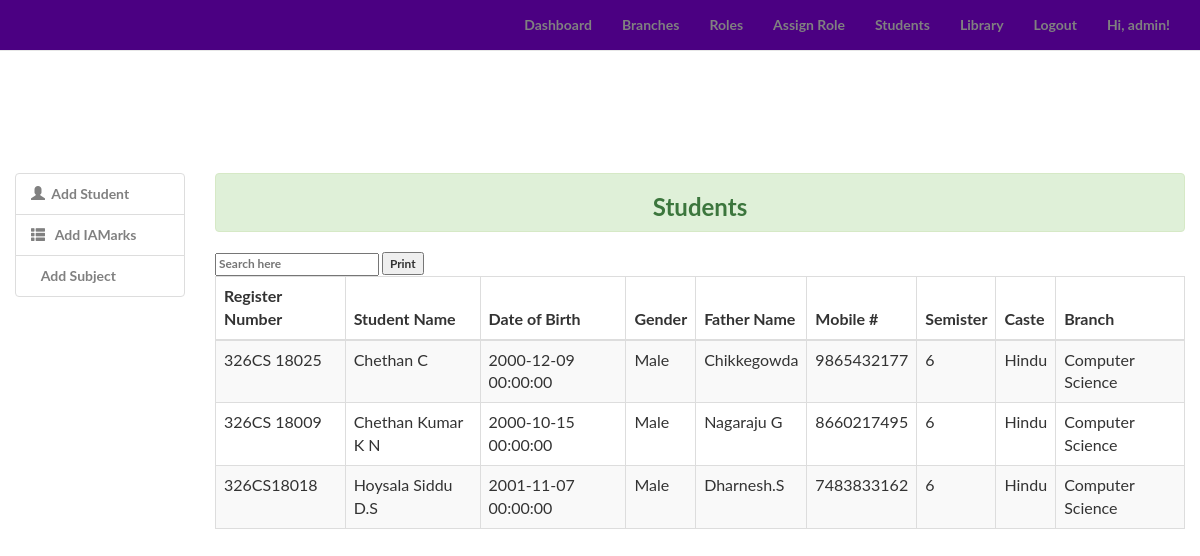
The page /admin/branch_stud (signed in) on the database its author committed.
### app/models.py (models this page shows, shortened)
class Student(UserMixin, db.Model):
	__tablename__ = 'students'
	id = db.Column(db.Integer, primary_key=True)
	email = db.Column(db.String(60), index=True, unique=True)
	username = db.Column(db.String(60), index=True, unique=True)
	first_name = db.Column(db.String(60), index=True)
	last_name = db.Column(db.String(60), index=True)
	password_hash = db.Column(db.String(128))
	branch_id = db.Column(db.Integer, db.ForeignKey('branches.id'))
	role_id = db.Column(db.Integer, db.ForeignKey('roles.id'))
	is_admin = db.Column(db.Boolean, default=False)
	@property
	def password(self):
		raise AttributeError('password is not a readable attribute.')

class Student2(db.Model):
	__tablename__ = 'students2'
	id = db.Column(db.Integer, primary_key=True)
	regnum = db.Column(db.String(20), unique=True)
	sname = db.Column(db.String(120))
	dob = db.Column(db.DateTime)
	gender = db.Column(db.String(120))
	father = db.Column(db.String(120))
	mobile = db.Column(db.Integer)
	branch_id = db.Column(db.Integer, db.ForeignKey('branches.id'))
	branch = db.relationship('Branch')
	email = db.Column(db.String(120))
	caste = db.Column(db.String(120))
	address = db.Column(db.String(120))
	iamarks_id = db.Column(db.Integer, db.ForeignKey('iamarks.id'))
	semister = db.Column(db.String(150))
	fee_paid = db.Column(db.Integer)
	fee_due = db.Column(db.Integer)
	scholarship =db.Column(db.Integer)
	books_id = db.Column(db.Integer, db.ForeignKey('books.id'))

class Branch(db.Model):
	__tablename__ = 'branches'
	id = db.Column(db.Integer, primary_key=True)
	name = db.Column(db.String(60), unique=True)
	code = db.Column(db.String(200))
	students = db.relationship('Student', backref='branch', lazy='dynamic')
	students2 = db.relationship('Student2')
	def __repr__(self):
		return(self.name)

### app/admin/views.py (the view)
@admin.route('/branch_stud', methods = ['GET', 'POST'])
@login_required
def branch_stud():
	students2=Student2.query.all()
	return render_template('home/dashboard.html', students2=students2)

### app/models.py (called while the page is built)
@login_manager.user_loader
def load_user(user_id):
	return Student.query.get(int(user_id))

### app/templates/home/dashboard.html (shortened to what this page needs)
{% import "bootstrap/utils.html" as utils %}
{% extends "base.html" %}
{% block body %}
<div class="content-section">
  <div class="outer">
    <div class="middle">
      <div class="inner">
<br>
<div class="Col-md-2">
<ul class="list-group">
<li class="list-group-item">
<a href="{{ url_for('admin.add_students2') }}">
<i class="glyphicon glyphicon-user"> </i> &nbspAdd Student</a></li>
<li class="list-group-item">
<a href="{{ url_for('admin.add_iamarks') }}"> <i class="glyphicon glyphicon-th-list"> </i> &nbsp Add IAMarks </a></li>
<li class="list-group-item">
<a href="{{ url_for('admin.add_subjects') }}">  &nbsp Add Subject </a></li>
</div>
<div class="col-md-10">
        <div class="alert alert-success" role="alert"><h3 style="text-align:center;">Students</h3></div>
 <div class="">
                  <p class="media-body pb-3 mb-0 small lh-125 border-bottom border-gray">
                      <input id="gfg" type="text" placeholder="Search here">
                <button onclick="window.print()">Print</button>
            <table class="table table-striped table-bordered">
              <thead>
                <tr>
                  <th> Register Number </th>
                  <th> Student Name </th>
                  <th> Date of Birth </th>
                  <th> Gender </th>
                  <th> Father Name </th>
                  <th> Mobile # </th>
                  <th> Semister </th>
                  <th> Caste </th>
                  <th> Branch </th>
                </tr>
              </thead>
              <tbody id="geeks">
              {% for student2 in students2 %}
                <tr>
                  <td> {{ student2.regnum }} </td>
                  <td> {{ student2.sname }} </td>
                  <td> {{ student2.dob }} </td>
                  <td> {{ student2.gender }} </td>
                  <td> {{ student2.father }} </td>
                  <td> {{ student2.mobile }} </td>
                  <td> {{ student2.semister }} </td>
                  <td> {{ student2.caste }} </td>
                  <td> {{ student2.branch }} </td>
                </tr>
              {% endfor %}
              </tbody>
            </table>
          </div>
        </div>
      </div>
    </div>
  </div>
</div>
{% endblock %}

### app/templates/base.html (shortened to what this page needs)
<html lang="en">
<head>
    <link href="https://maxcdn.bootstrapcdn.com/bootstrap/3.3.7/css/bootstrap.min.css" rel="stylesheet">
    <link href="{{ url_for('static', filename='css/style.css') }}" rel="stylesheet">
</head>
<body class="bg-light">
    <nav class="navbar navbar-default navbar-fixed-top topnav" role="navigation" style="background-color:#4B0082;">
        <div class="container topnav">
              <ul class="nav navbar-nav navbar-right">
{% if current_user.is_authenticated %}
      {% if current_user.is_admin %}
        <li><a href="{{ url_for('home.admin_dashboard') }}"><font-color="#ffffff">Dashboard</font></a></li>
        <li><a href="{{ url_for('admin.list_branches') }}">Branches</a></li>
        <li><a href="{{ url_for('admin.list_roles') }}">Roles</a></li>
        <li><a href="{{ url_for('admin.list_students') }}">Assign Role</a></li>
        <li><a href="{{ url_for('admin.list_students2') }}">Students</a></li>
        <li><a href="{{ url_for('admin.list_libraries') }}">Library</a></li>
      {% else %}
        <li><a href="{{ url_for('admin.branch_stud') }}">Dashboard</a></li>
      {% endif %}
      <li><a href="{{ url_for('auth.logout') }}">Logout</a></li>
      <li><a>  Hi, {{ current_user.username }}!</a></li>
    {% else %}
      <li><a href="{{ url_for('home.homepage') }}">Home</a></li>
      <li><a href="{{ url_for('auth.register') }}">Register</a></li>
      <li><a href="{{ url_for('auth.login') }}">Login</a></li>
    {% endif %}
</ul>
          </div>
    </nav>
    {% block body %}{% endblock %}
      <div class="push"></div>
</body>
</html>

### app/static/css/style.css (style rules this page uses)
.alert { padding: 0px; margin-bottom: 20px; }
body, html { width: 100%; height: 100%; }
body, h1, h2, h3, h4 { font-family: "Lato", "Helvetica Neue", Helvetica, Arial, sans-serif; font-weight: 700; #background-color: #ffffff; #color: gray; }
a, .navbar-default .navbar-brand, .navbar-default .navbar-nav>li>a { color: gray; }
.content-section { padding: 50px 0; border-top: 1px solid #e7e7e7; }
.footer, .push { clear: both; height: 4em; }
.topnav { font-size: 14px; }
.outer { display: table; position: absolute; height: 70%; width: 100%; }
.middle { display: table-cell; vertical-align: middle; }
.inner { margin-left: auto; margin-right: auto; }

### rows shown on the page
Student: username "admin"
Student2: regnum "326CS 18025", sname "Chethan C", dob "2000-12-09 00:00:00", gender "Male", father "Chikkegowda", mobile "9865432177", semister "6", caste "Hindu", branch "Computer Science"
Student2: regnum "326CS 18009", sname "Chethan Kumar K N", dob "2000-10-15 00:00:00", gender "Male", father "Nagaraju G", mobile "8660217495", semister "6", caste "Hindu", branch "Computer Science"
Student2: regnum "326CS18018", sname "Hoysala Siddu D.S", dob "2001-11-07 00:00:00", gender "Male", father "Dharnesh.S", mobile "7483833162", semister "6", caste "Hindu", branch "Computer Science"
